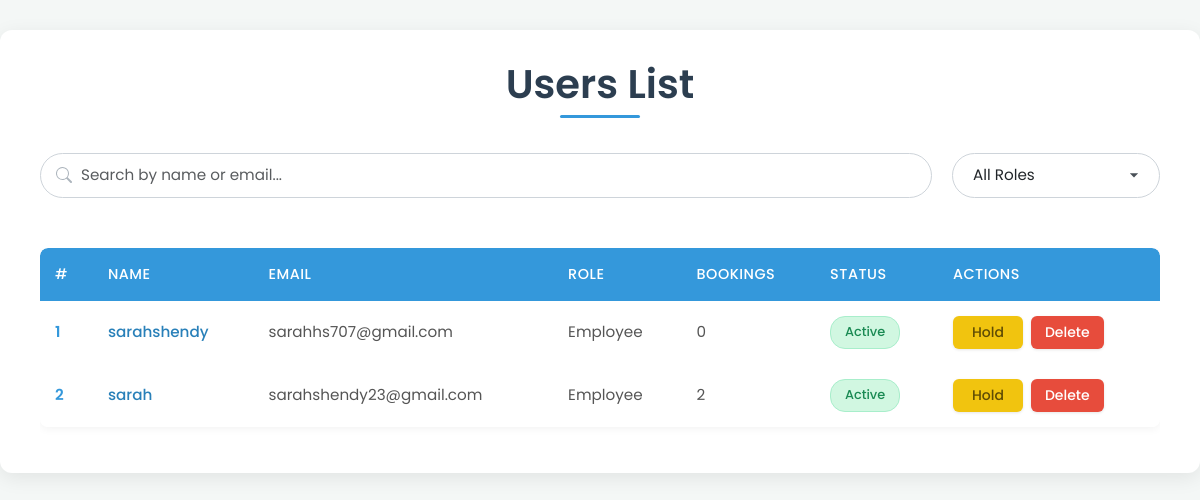
The app's page /admin/users_list.php, older data.
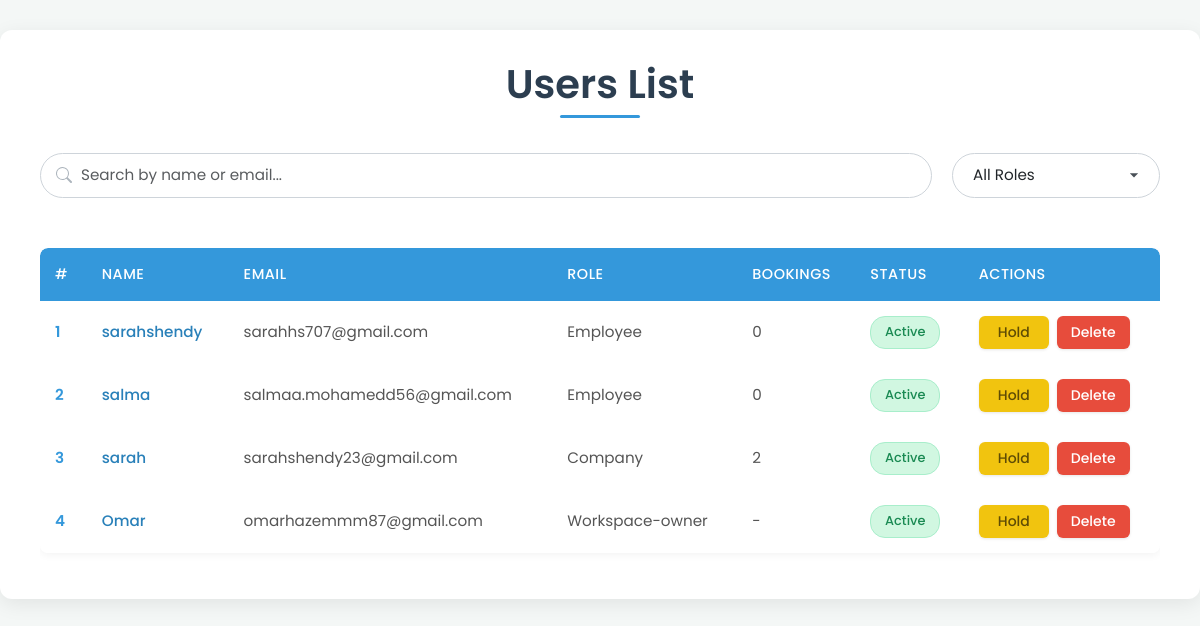
The same page, newer data.
### tables this page shows
CREATE TABLE `users` (
  `user_id` int(11) NOT NULL,
  `name` varchar(255) NOT NULL,
  `email` varchar(255) NOT NULL,
  `phone` varchar(15) NOT NULL,
  `password` varchar(255) NOT NULL,
  `age` int(11) DEFAULT NULL,
  `job_title` varchar(255) DEFAULT NULL,
  `image` longtext DEFAULT 'default.png',
  `location` varchar(255) DEFAULT NULL,
  `created_at` timestamp NOT NULL DEFAULT current_timestamp(),
  `role_id` int(11) DEFAULT NULL,
  `last_seen` datetime NOT NULL DEFAULT current_timestamp(),
  `company_name` varchar(255) DEFAULT NULL,
  `contact_info` varchar(255) DEFAULT NULL,
  `company_type` varchar(255) DEFAULT NULL,
  `zone_id` int(11) DEFAULT NULL,
  `portfolio` longtext DEFAULT NULL,
  `action` varchar(255) NOT NULL DEFAULT 'active'
);

CREATE TABLE `role` (
  `role_id` int(11) NOT NULL,
  `role_name` varchar(255) NOT NULL
);

### admin/users_list.php (the view, shortened to what this page needs)
<?php
include '../mail.php';
$filter_role = isset($_POST['filter_role']) ? $_POST['filter_role'] : '';
if (isset($_POST['search']) && !empty($_POST['text'])) {
    $text = mysqli_real_escape_string($connect, $_POST['text']);
    $select_users = "SELECT `users`.`user_id`, `users`.`name`, `users`.`email`, `role`.`role_id`,`role`.`role_name`,
           (SELECT COUNT(*) FROM `bookings` WHERE `bookings`.`user_id` = `users`.`user_id`) AS total_bookings,
           `users`.`action`
    FROM `users`
    JOIN `role` ON `users`.`role_id` = `role`.`role_id`
    WHERE `users`.`role_id` != '4' AND (`users`.`name` LIKE '%$text%' OR `users`.`email` LIKE '%$text%')";
} else {
    $select_users = "SELECT `users`.`user_id`, `users`.`name`, `users`.`email`, `role`.`role_id`,`role`.`role_name`,
           (SELECT COUNT(*) FROM `bookings` WHERE `bookings`.`user_id` = `users`.`user_id`) AS total_bookings,
           `users`.`action`
    FROM `users`
    JOIN `role` ON `users`.`role_id` = `role`.`role_id`
    WHERE `users`.`role_id` != '4'";
}
$run_select = mysqli_query($connect, $select_users);
?>
<!DOCTYPE html>
<html lang="en">
<head>
    <link rel="stylesheet" href="../css/bootstrap.min.css">
    <link rel="stylesheet" href="./css/users-list.css">
    <link rel="stylesheet" href="https://cdn.jsdelivr.net/npm/sweetalert2@11/dist/sweetalert2.min.css">
</head>
<body>
    <div class="container">
        <div class="row">
            <div class="col-md-12">
                <h1 class="page-title">Users List</h1>
                <div class="controls-container">
                    <div class="search-wrapper">
                         <input type="text" id="searchText" class="form-control" placeholder="Search by name or email...">
                    </div>
                   <div class="filter-wrapper">
                        <select id="filterRole" class="form-select">
                            <option value="">All Roles</option>
                        </select>
                    </div>
                </div>
            </div>
        </div>
        <div class="row">
            <div class="col-md-12">
                <div class="table-container">
                    <table class="table">
                        <thead>
                            <tr>
                                <th>#</th>
                                <th>Name</th>
                                <th>Email</th>
                                <th>Role</th>
                                <th>Bookings</th>
                                <th>Status</th>
                                <th>Actions</th>
                            </tr>
                        </thead>
                        <tbody id="usersTable">
                            <?php
                            $counter = 1;
                            if (mysqli_num_rows($run_select) > 0) {
                                foreach ($run_select as $row) {
                                    $status_class = $row['action'] == 'hold' ? 'status-hold' : 'status-active';
                            ?>
                                    <tr>
                                        <td><?php echo $counter++; ?></td>
                                        <td>
                                            <a href="../profile.php?user_id=<?php echo $row['user_id']; ?>">
                                                <?php echo htmlspecialchars($row['name']); ?>
                                            </a>
                                        </td>
                                        <td><?php echo htmlspecialchars($row['email']); ?></td>
                                        <td><?php echo htmlspecialchars($row['role_name']); ?></td>
                                        <td>
                                            <?php
                                            if ($row['role_id'] == '1' || $row['role_id'] == '2') {
                                                echo $row['total_bookings'];
                                            } else {
                                                echo '-';
                                            }
                                            ?>
                                        </td>
                                         <td><span class="status <?php echo $status_class; ?>"><?php echo htmlspecialchars($row['action']); ?></span></td>
                                        <td>
                                             <div class="action-buttons"> <?php  ?>
                                                <?php if ($row['action'] == 'hold') { ?>
                                                    <a href="?action=unhold&id=<?php echo $row['user_id']; ?>" class="btn btn-success btn-sm">Unhold</a>
                                                <?php } else { ?>
                                                    <a href="?action=hold&id=<?php echo $row['user_id']; ?>" class="btn btn-warning btn-sm">Hold</a>
                                                <?php } ?>
                                                <a href="?action=delete&id=<?php echo $row['user_id']; ?>" class="btn btn-danger btn-sm delete-btn">Delete</a>
                                             </div>
                                        </td>
                                    </tr>
                            <?php
                                }
                            }
                            ?>
                        </tbody>
                    </table>
                </div>
            </div>
        </div>
    </div>
</body>
</html>

### admin/css/users-list.css (style rules this page uses)
body { font-family: 'Poppins', sans-serif; background-color: #f4f7f6; color: #333; line-height: 1.6; }
.container { max-width: 1200px; margin-top: 30px; margin-bottom: 30px; background-color: #ffffff; padding: 30px 40px; border-radius: 12px; box-shadow: 0 5px 20px rgba(0, 0, 0, 0.08); }
h1.page-title { color: #2c3e50; margin-bottom: 35px; font-weight: 600; text-align: center; position: relative; padding-bottom: 10px; }
h1.page-title::after { content: ''; position: absolute; bottom: 0; left: 50%; transform: translateX(-50%); width: 80px; height: 3px; background-color: #3498db; border-radius: 2px; }
.controls-container { display: flex; justify-content: space-between; align-items: center; margin-bottom: 30px; gap: 20px; flex-wrap: wrap; }
.search-wrapper { flex-grow: 1; min-width: 250px; position: relative; }
.filter-wrapper { min-width: 180px; }
#searchText { border-radius: 25px; border: 1px solid #ced4da; padding: 10px 20px 10px 40px; font-size: 0.95rem; transition: all 0.3s ease-in-out; box-shadow: none; width: 100%; background-repeat: no-repeat; background-position: 15px center; background-size: 16px 16px; }
#filterRole { border-radius: 25px; border: 1px solid #ced4da; padding: 10px 45px 10px 20px; font-size: 0.95rem; transition: all 0.3s ease-in-out; box-shadow: none; width: 100%; background-color: #fff; cursor: pointer; -webkit-appearance: none; -moz-appearance: none; appearance: none; background-repeat: no-repeat; background-position: right 15px center; background-size: 20px; }
#filterRole option { background-color: #ffffff; color: #333333; padding: 8px 15px; font-size: 0.95rem; }
.table-container { margin-top: 20px; overflow-x: auto; }
.table { border-collapse: separate; border-spacing: 0; width: 100%; box-shadow: 0 2px 8px rgba(0, 0, 0, 0.05); border-radius: 8px; overflow: hidden; }
.table thead th { background-color: #3498db; color: #ffffff; font-weight: 500; text-transform: uppercase; letter-spacing: 0.5px; font-size: 0.9rem; padding: 15px; vertical-align: middle; border: none; text-align: left; }
.table thead th:first-child { border-top-left-radius: 8px; }
.table thead th:last-child { border-top-right-radius: 8px; }
.table tbody tr { transition: background-color 0.2s ease; border-bottom: 1px solid #eef2f5; }
.table tbody tr:last-child { border-bottom: none; }
.table tbody td { padding: 15px; vertical-align: middle; font-size: 0.95rem; color: #555; border: none; }
.table tbody td:nth-child(1) { font-weight: 600; color: #3498db; }
.table tbody td a { color: #2980b9; text-decoration: none; font-weight: 500; transition: color 0.2s ease; }
.status { padding: 5px 12px; border-radius: 15px; font-size: 0.85em; font-weight: 500; display: inline-block; text-transform: capitalize; text-align: center; min-width: 70px; border: 1px solid transparent; }
.status-active { background-color: #d1f7e1; color: #1a8a53; border-color: #a8eecb; }
.action-buttons { display: flex; gap: 8px; align-items: center; flex-wrap: nowrap; justify-content: flex-start; }
.action-buttons .btn { padding: 6px 14px; font-size: 0.875rem; border-radius: 6px; transition: all 0.2s ease-in-out; border: none; box-shadow: 0 1px 3px rgba(0,0,0,0.1); display: inline-flex; align-items: center; justify-content: center; line-height: 1.5; font-weight: 500; text-transform: capitalize; min-width: 70px; text-align: center; cursor: pointer; }
.action-buttons .btn.btn-warning { background-color: #f1c40f; color: #5f4c05; }
.action-buttons .btn.btn-danger { background-color: #e74c3c; color: #fff; }

Row changes from the older to the newer data that the page shows:
now on this page (row edited): users: name "salma", email "salmaa.mohamedd56@gmail.com", role.role_name "Employee", total_bookings "0", action "Active"
changed users "sarah": role.role_name "Employee" → "Company"
now on this page (row edited): users: name "Omar", email "omarhazemmm87@gmail.com", role.role_name "Workspace-owner", action "Active"
